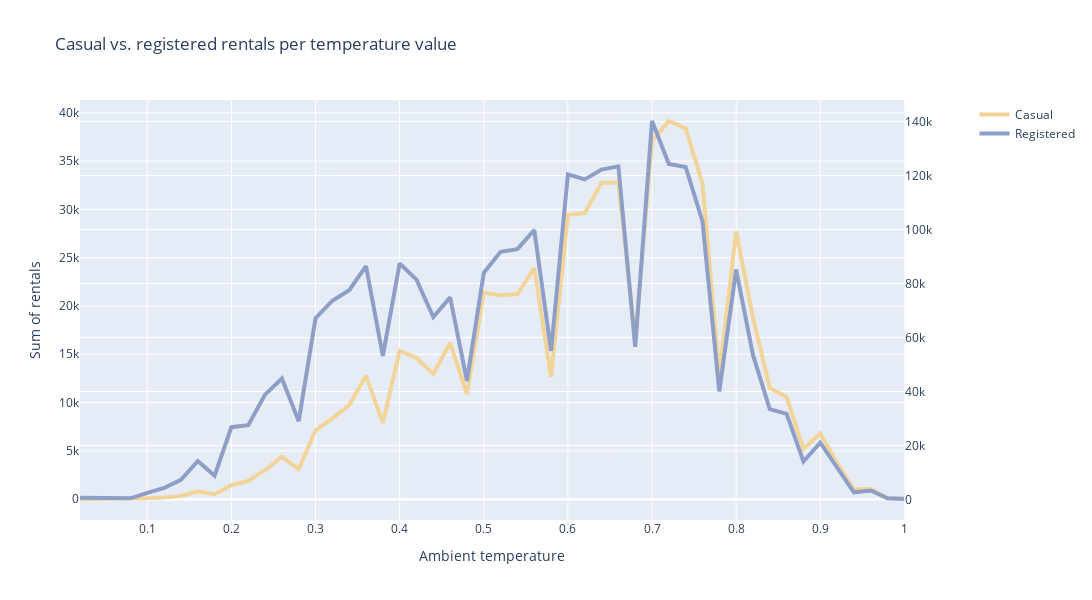

Write notebook code for a chart like this one.
### Code cell
import plotly.graph_objects as go
from plotly.subplots import make_subplots

df_casual_reg_wind = hour_df.groupby(['temp']).agg({'casual': 'sum', 'registered': 'sum'}).reset_index()
df_casual_reg_wind.rename(columns={'casual': 'casual_sum', 'registered': 'registered_sum'}, inplace=True)

fig = make_subplots(specs=[[{"secondary_y": True}]])
fig.add_trace(go.Scatter(x=df_casual_reg_wind.temp, y=df_casual_reg_wind.casual_sum, name='Casual', line=dict(color='#F2D499', width=4)))
fig.add_trace(go.Scatter(x=df_casual_reg_wind.temp, y=df_casual_reg_wind.registered_sum, name='Registered', line=dict(color='#8D9EC7', width=4)), secondary_y=True)
fig.update_layout(title='Casual vs. registered rentals per temperature value', xaxis_title='Ambient temperature', yaxis_title='Sum of rentals')
fig.update_layout(height=600, width=1250)
fig.show()

### Figure 1 — Plotly figure (JSON) as saved in the notebook; plotly's stock layout.template omitted (floating-point values rounded to 4 significant figures)
{"data": [{"line": {"color": "#F2D499", "width": 4}, "name": "Casual", "type": "scatter", "x": [0.02, 0.04, 0.06, 0.08, 0.1, 0.12, 0.14, 0.16, 0.18, 0.2, 0.22, 0.24, 0.26, 0.28, 0.3, 0.32, 0.34, 0.36, 0.38, 0.4, 0.42, 0.44, 0.46, 0.48, 0.5, 0.52, 0.54, 0.56, 0.58, 0.6, 0.62, 0.64, 0.66, 0.68, 0.7, 0.72, 0.74, 0.76, 0.78, 0.8, 0.82, 0.84, 0.86, 0.88, 0.9, 0.92, 0.94, 0.96, 0.98, 1], "y": [16, 28, 44, 33, 85, 169, 336, 802, 513, 1442, 1898, 2999, 4376, 3102, 7129, 8367, 9738, 12771, 7901, 15364, 14617, 12953, 16185, 10887, 21402, 21086, 21234, 23913, 12663, 29442, 29609, 32758, 32786, 16586, 37087, 39157, 38393, 32675, 12866, 27720, 18803, 11517, 10556, 5192, 6804, 3746, 1020, 1063, 82, 102]}, {"line": {"color": "#8D9EC7", "width": 4}, "name": "Registered", "type": "scatter", "x": [0.02, 0.04, 0.06, 0.08, 0.1, 0.12, 0.14, 0.16, 0.18, 0.2, 0.22, 0.24, 0.26, 0.28, 0.3, 0.32, 0.34, 0.36, 0.38, 0.4, 0.42, 0.44, 0.46, 0.48, 0.5, 0.52, 0.54, 0.56, 0.58, 0.6, 0.62, 0.64, 0.66, 0.68, 0.7, 0.72, 0.74, 0.76, 0.78, 0.8, 0.82, 0.84, 0.86, 0.88, 0.9, 0.92, 0.94, 0.96, 0.98, 1], "xaxis": "x", "y": [696, 542, 628, 447, 2429, 4271, 7269, 14281, 8805, 26788, 27536, 38844, 44794, 29030, 67174, 73648, 77536, 86431, 53186, 87445, 81470, 67613, 74880, 43958, 83964, 91764, 92728, 99843, 55067, 120463, 118576, 122227, 123418, 56543, 140211, 124292, 123194, 102985, 40064, 85177, 53551, 33446, 31751, 14082, 21032, 11935, 2670, 3329, 457, 192], "yaxis": "y2"}], "layout": {"height": 600, "title": {"text": "Casual vs. registered rentals per temperature value"}, "width": 1250, "xaxis": {"anchor": "y", "domain": [0, 0.94], "title": {"text": "Ambient temperature"}}, "yaxis": {"anchor": "x", "domain": [0, 1], "title": {"text": "Sum of rentals"}}, "yaxis2": {"anchor": "x", "overlaying": "y", "side": "right"}}}
